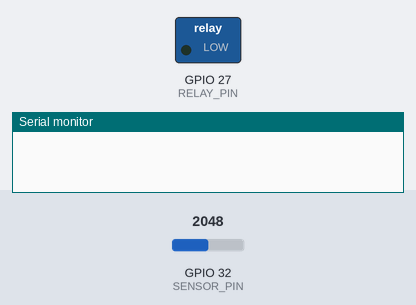
The program below on a simulated ESP32. On the bench: switched loads named in the program (green lamp = pin HIGH), the last lines printed to the serial monitor. The test bench sets the inputs (shaded band); at power-on: GPIO 32 (SENSOR_PIN) = 2048. WiFi joins after 1.5 s; servers stay silent unless stated; uploads are accepted with an empty reply; the local clock reads 2024-03-15 10:24:30 at power-on unless the program sets it; not simulated (calls return 0 or success): secrets.h; pins used as bus, display or sensor lines are not drawn. At 6.6 s the program puts the board to deep sleep or switches it off; the recording ends there.

Above: at 0.0 s.
At 2.1 s:
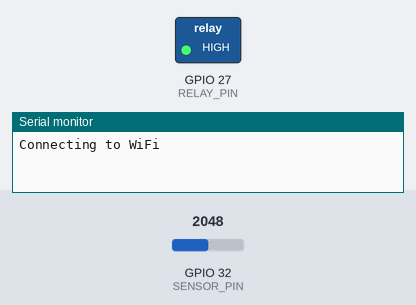
Timing chart, 0 to 3.6 s (numbered marks = the images above):
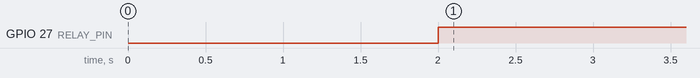

The program:

main.cpp
```cpp
#define SENSOR_POWER 25
#define SENSOR_PIN   32
#define RELAY_PIN    27

#include <WiFi.h>
#include <HTTPClient.h>
#include <time.h>
#include <secrets.h>

// --- Calibration ---
const int DRY_VALUE          = 4095;
const int WET_VALUE          = 980;
const int MOISTURE_THRESHOLD = 60;

void connectWifi() {
  WiFi.begin(WIFI_SSID, WIFI_PASSWORD);
  Serial.print("Connecting to WiFi");
  while (WiFi.status() != WL_CONNECTED) {
    delay(500);
    Serial.print(".");
  }
  Serial.println("\nWiFi connected, IP: " + WiFi.localIP().toString());
}

bool syncTime() {
  configTzTime("CET-1CEST,M3.5.0/2,M10.5.0/3", "pool.ntp.org", "time.google.com");
  struct tm timeinfo;
  for (int i = 0; i < 20; i++) {
    if (getLocalTime(&timeinfo, 500)) {
      Serial.println("Time synced");
      return true;
    }
    delay(250);
  }
  Serial.println("Time sync failed");
  return false;
}

String getDateString() {
  struct tm timeinfo;
  if (!getLocalTime(&timeinfo, 500)) return "unknown";
  char buf[11];
  strftime(buf, sizeof(buf), "%d-%m-%Y", &timeinfo);
  return String(buf);
}

String getTimeString() {
  struct tm timeinfo;
  if (!getLocalTime(&timeinfo, 500)) return "unknown";
  char buf[6];
  strftime(buf, sizeof(buf), "%H:%M", &timeinfo);
  return String(buf);
}

String buildEvent(const String& eventName, const String& extraJson = "") {
  String p = "{\"source\":\"esp32\",\"date\":\"" + getDateString() +
             "\",\"time\":\"" + getTimeString() +
             "\",\"event\":\"" + eventName + "\"";
  if (extraJson.length() > 0) p += "," + extraJson;
  p += "}";
  return p;
}

void publishEvent(const String& payload) {
  HTTPClient http;
  http.begin(API_ENDPOINT);
  http.addHeader("Content-Type", "application/json");
  http.addHeader("x-api-key", API_KEY);

  int statusCode = http.POST(payload);
  Serial.print("POST " + payload + " -> HTTP ");
  Serial.println(statusCode);

  http.end();
}

void setup() {
  Serial.begin(115200);
  delay(2000);  // allow Serial Monitor to reconnect after deep sleep wake

  pinMode(SENSOR_POWER, OUTPUT);
  pinMode(RELAY_PIN, OUTPUT);
  digitalWrite(RELAY_PIN, HIGH);

  connectWifi();
  syncTime();

  publishEvent(buildEvent("device_boot"));

  // --- Measure ---
  digitalWrite(SENSOR_POWER, HIGH);
  delay(2000);

  long sum = 0;
  for (int i = 0; i < 10; i++) {
    sum += analogRead(SENSOR_PIN);
    delay(30);
  }
  int rawValue = sum / 10;

  int moisturePercent = map(rawValue, DRY_VALUE, WET_VALUE, 0, 100);
  moisturePercent = constrain(moisturePercent, 0, 100);

  Serial.printf("Raw: %d  Moisture: %d%%\n", rawValue, moisturePercent);

  publishEvent(buildEvent(
    "measurement_taken",
    "\"raw_value\":" + String(rawValue) + ",\"moisture_percent\":" + String(moisturePercent)
  ));

  digitalWrite(SENSOR_POWER, LOW);

  // --- Water or skip ---
  if (moisturePercent <= MOISTURE_THRESHOLD) {
    publishEvent(buildEvent(
      "watering_started",
      "\"moisture_percent\":" + String(moisturePercent) + ",\"threshold\":" + String(MOISTURE_THRESHOLD)
    ));

    digitalWrite(RELAY_PIN, LOW);
    delay(30000);
    digitalWrite(RELAY_PIN, HIGH);

    publishEvent(buildEvent("watering_finished", "\"duration_seconds\":20"));
  } else {
    publishEvent(buildEvent(
      "watering_skipped",
      "\"reason\":\"soil_ok\",\"moisture_percent\":" + String(moisturePercent)
    ));
  }

  // --- Sleep ---
  publishEvent(buildEvent("device_sleeping", "\"sleep_seconds\":3600"));

  WiFi.disconnect(true);
  esp_sleep_enable_timer_wakeup(3600ULL * 1000000ULL);
  esp_deep_sleep_start();
}

void loop() {}
```

Measured:
- by itself, GPIO 27 (RELAY_PIN): LOW → HIGH at 2.0 s
